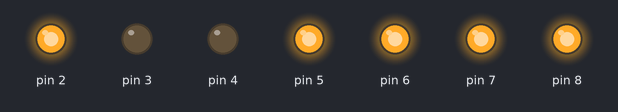
A sketch run on a simulated Arduino Uno, built with avr-gcc and run on an emulated ATmega328P. Parts: output pins drawn as LEDs (lit = HIGH).

Above: at 0.1 s.
Timing chart, 0 to 1.6 s (numbered marks = the images above):
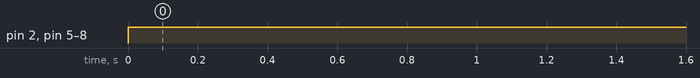

The sketch:

PRO5.ino
```cpp
int a,b,c,d,e,f,g;
int A=1,B=0,C=0,D=0;
void setup()
{
  pinMode(2, OUTPUT);
  pinMode(3, OUTPUT);
  pinMode(4, OUTPUT);
  pinMode(5, OUTPUT);
  pinMode(6, OUTPUT);
  pinMode(7, OUTPUT);
  pinMode(8, OUTPUT);
}
void loop()
{
 a=(!D&&!C&&!B&&A)||(!D&&C&&!B&&!A);
 b=(!D&&C&&!B&&A)||(!D&&C&&B&&!A);
 c=(!D&&!C&&B&&!A);
 d=(!C&&!B&&A)||(!D&&C&&!B&&!A)||(!D&&C&&B&&A);
 e=(!C&&!B&&A)||(!D&&B&&A)||(!D&&C&&!B);
 f=(!D&&!C&&B)||(!D&&!C&&A)||(!D&&B&&A);
 g=(!D&&!C&&!B)||(!D&&C&&B&&A);
  digitalWrite(2, a);
  digitalWrite(3, b);
  digitalWrite(4, c);
  digitalWrite(5, d);
  digitalWrite(6, e);
  digitalWrite(7, f);
  digitalWrite(8, g);
}
```

Measured:
- by itself, pin 2, pin 5–8: LOW → HIGH at 0.00 s
